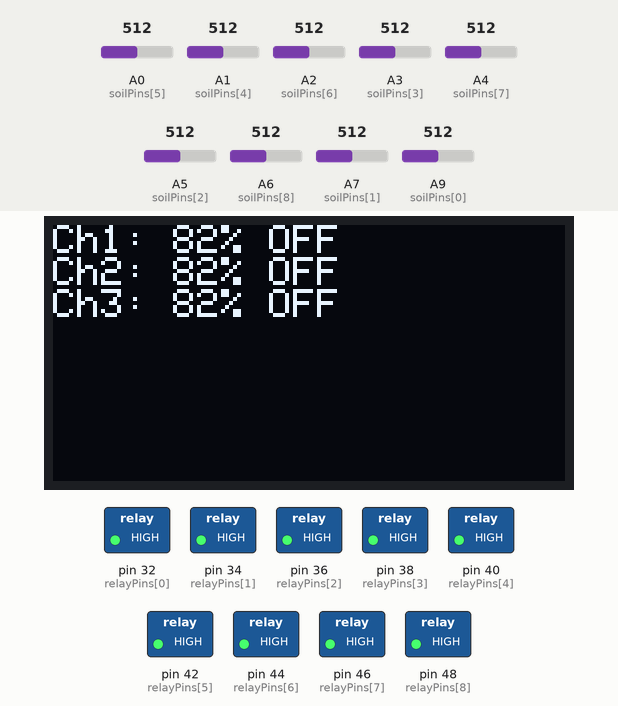
Recording of a sketch running on a simulated Arduino Mega 2560, built with avr-gcc and run on an emulated ATmega2560. Parts: 128×64 one-colour display, switched loads named in the sketch (green lamp = pin HIGH). The inputs (shaded band) are chosen by the test bench; at power-on: A0 (soilPins[5]) = 512, A1 (soilPins[4]) = 512, A3 (soilPins[3]) = 512, A2 (soilPins[6]) = 512, A4 (soilPins[7]) = 512, A5 (soilPins[2]) = 512, A6 (soilPins[8]) = 512, A7 (soilPins[1]) = 512, A9 (soilPins[0]) = 512. What the sketch prints to the serial monitor is not drawn.

Above: at 3.2 s.
3.3 s: A0 (soilPins[5]) set to 639
At 5.5 s:
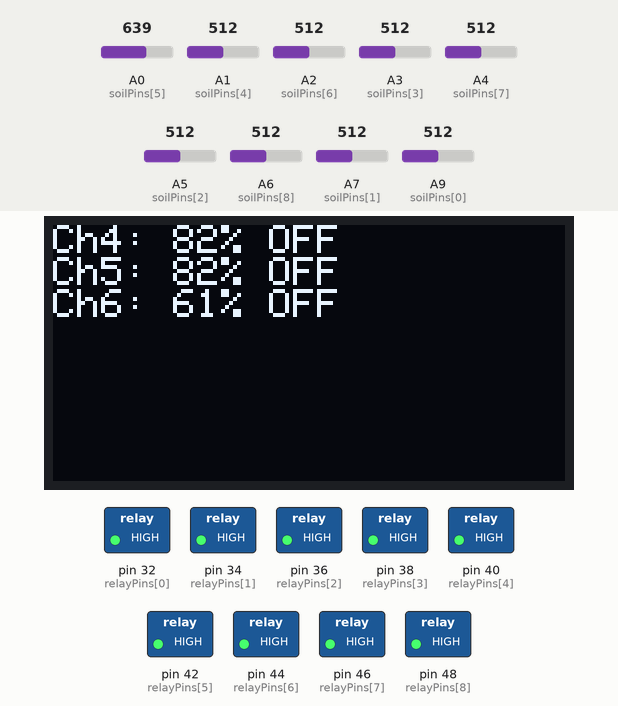
5.8 s: A0 (soilPins[5]) set to 666
At 7.3 s:
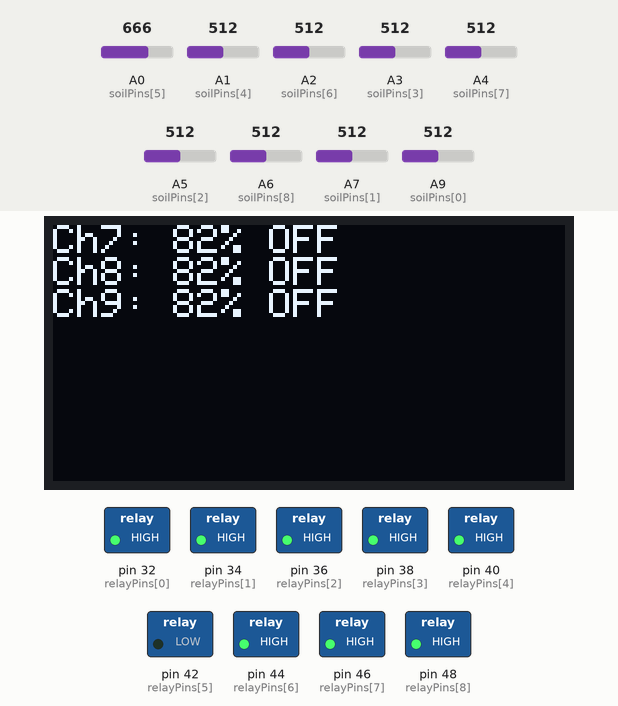
8.8 s: A1 (soilPins[4]) set to 640
At 11.2 s:
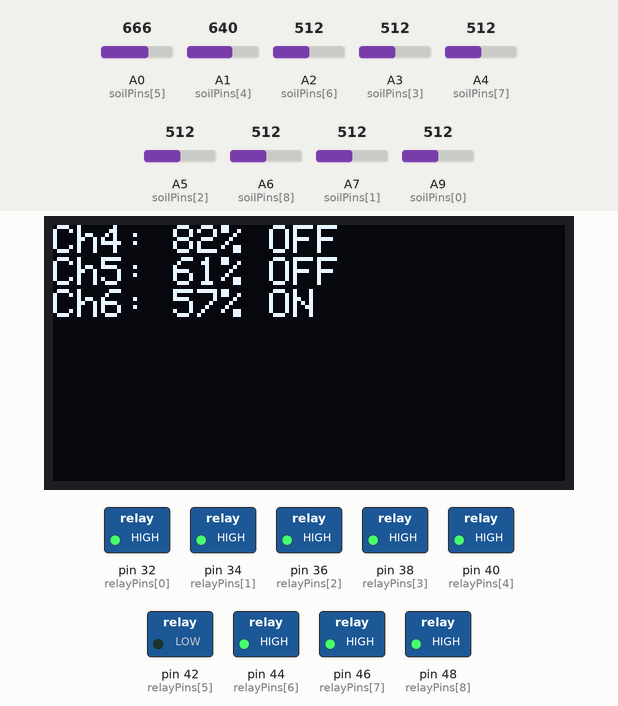
11.8 s: A1 (soilPins[4]) set to 658
At 13.5 s:
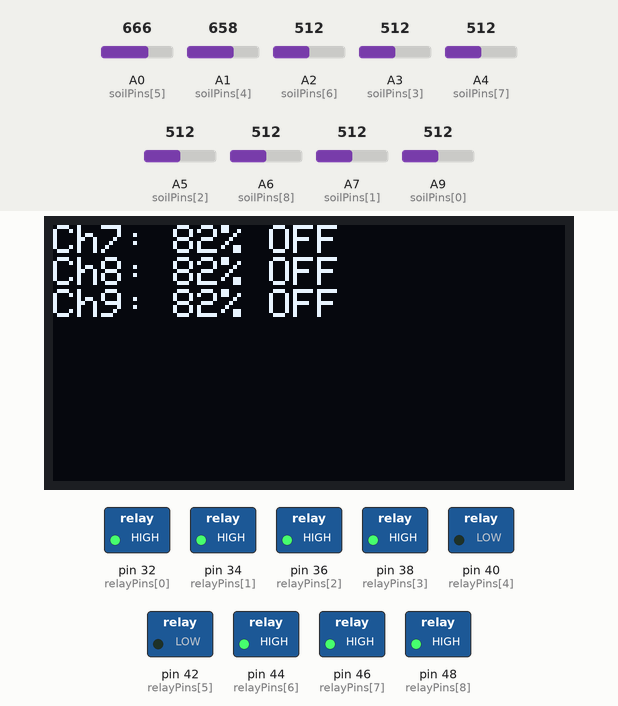
14.5 s: A3 (soilPins[3]) set to 642
At 17.48 s:
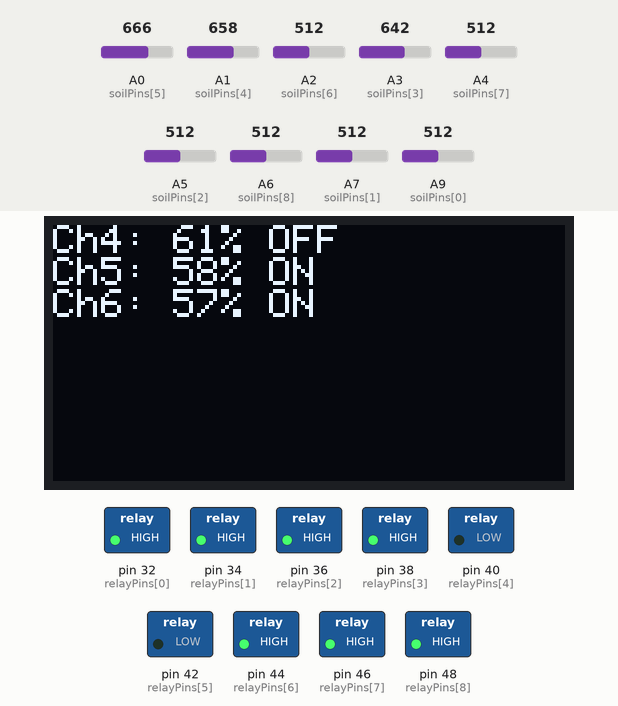
17.5 s: A3 (soilPins[3]) set to 667
At 24.0 s:
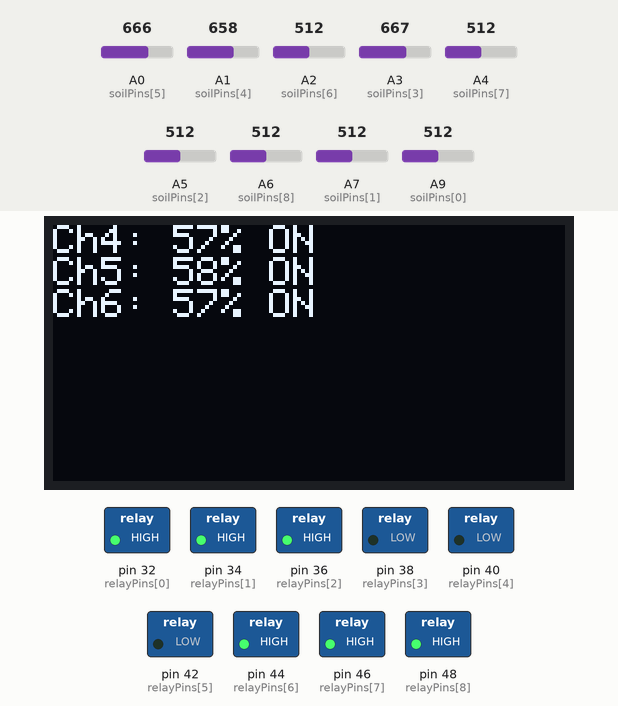
Timing chart, 0 to 25.5 s (numbered marks = the images above; inputs shaded):
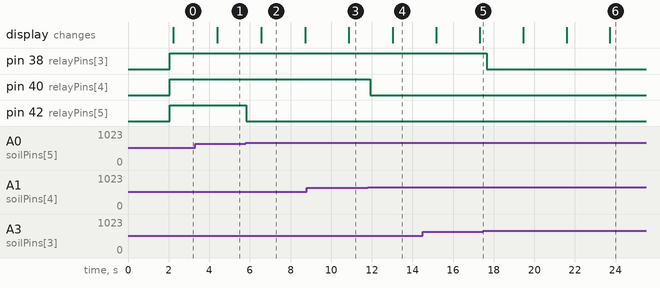

The sketch:

MegaProMini.ino
```cpp
#include <ArduinoJson.h>
#include <Wire.h>
#include <Adafruit_GFX.h>
#include <Adafruit_SSD1306.h>

#define SCREEN_WIDTH 128
#define SCREEN_HEIGHT 64
Adafruit_SSD1306 display(SCREEN_WIDTH, SCREEN_HEIGHT, &Wire, -1);

// Sensor Configuration
const int soilPins[9] = {A9, A7, A5, A3, A1, A0, A2, A4, A6};
int moistureValues[9];

// Relay Configuration
const int relayPins[9] = {32, 34, 36, 38, 40, 42, 44, 46, 48};
bool relayStates[9] = {false};
bool overrideFlags[9] = {false};

unsigned long lastDisplayUpdate = 0;
int displayPage = 0;

void setup() {
  Serial.begin(9600);

  // Initialize OLED
  Wire.begin();
  display.begin(SSD1306_SWITCHCAPVCC, 0x3C);
  display.clearDisplay();
  display.setTextSize(1);
  display.setTextColor(WHITE);
  display.setCursor(0,0);
  display.println("System Initializing...");
  display.display();
  delay(2000);

  // Initialize relays
  for(int i=0; i<9; i++) {
    pinMode(relayPins[i], OUTPUT);
    digitalWrite(relayPins[i], HIGH);
  }
}

void loop() {
  readSensors();
  autoControl();
  handleCommands();
  sendData();
  updateDisplay();
}

void updateDisplay() {
  if(millis() - lastDisplayUpdate < 2000) return;
  lastDisplayUpdate = millis();

  display.clearDisplay();
  display.setCursor(0,0);

  for(int i=0; i<3; i++) {
    int idx = displayPage*3 + i;
    if(idx >= 9) break;

    display.print("Ch");
    display.print(idx+1);
    display.print(": ");
    display.print(moistureValues[idx]);
    display.print("% ");
    display.print(relayStates[idx] ? "ON " : "OFF");
    if(overrideFlags[idx]) display.print("*");
    display.println();
  }

  display.display();
  displayPage = (displayPage + 1) % 3;
}

void readSensors() {
  for(int i=0; i<9; i++) {
    int raw = analogRead(soilPins[i]);
    moistureValues[i] = constrain(map(raw, 1023, 400, 0, 100), 0, 100);
  }
}

void autoControl() {
  for(int i=0; i<9; i++) {
    if(!overrideFlags[i]) {
      bool newState = moistureValues[i] < 60;
      digitalWrite(relayPins[i], newState ? LOW : HIGH);
      relayStates[i] = newState;
    }
  }
}

void handleCommands() {
  while(Serial.available()) {
    String command = Serial.readStringUntil('\n');
    command.trim();

    StaticJsonDocument<256> doc;
    if(!deserializeJson(doc, command)) {
      for(int i=1; i<=9; i++) {
        String key = "r" + String(i);
        if(doc.containsKey(key)) {
          bool cmdState = doc[key];
          overrideFlags[i-1] = !cmdState; // Override only when turning OFF
          relayStates[i-1] = cmdState;
          digitalWrite(relayPins[i-1], cmdState ? LOW : HIGH);
        }
      }
    }
  }
}

void sendData() {
  StaticJsonDocument<512> doc;
  for(int i=0; i<9; i++) {
    doc["m" + String(i+1)] = moistureValues[i];
    doc["r" + String(i+1)] = relayStates[i];
  }

  serializeJson(doc, Serial);
  Serial.println();
}
```

Measured:
- the behaviour switches between 649 and 650 on A0 (soilPins[5]) (found by bisection; images 1 and 2)
- the behaviour switches between 649 and 650 on A1 (soilPins[4]) (found by bisection; images 3 and 4)
- the behaviour switches between 649 and 650 on A3 (soilPins[3]) (found by bisection; images 5 and 6)
- after the input at 3.3 s, the display: changes after 1.1 s (image 1)
- after the input at 5.8 s, pin 42 (relayPins[5]): HIGH → LOW at once
- after the input at 8.8 s, the display: changes after 2.1 s (image 3)
- after the input at 11.8 s, pin 40 (relayPins[4]): HIGH → LOW after 0.13 s
- after the input at 17.5 s, pin 38 (relayPins[3]): HIGH → LOW after 0.15 s; the display: first differs from a run without the input after 6.2 s (image 6)
